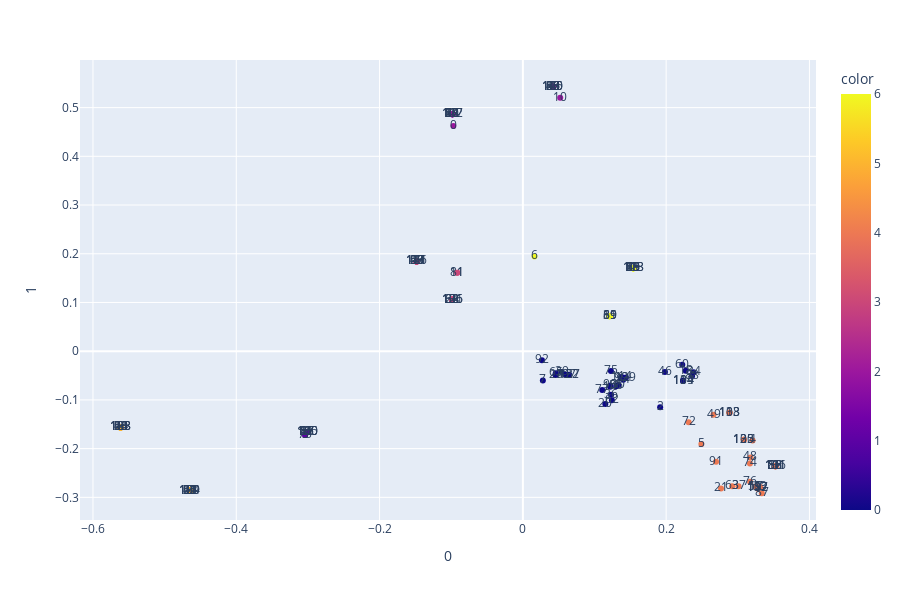
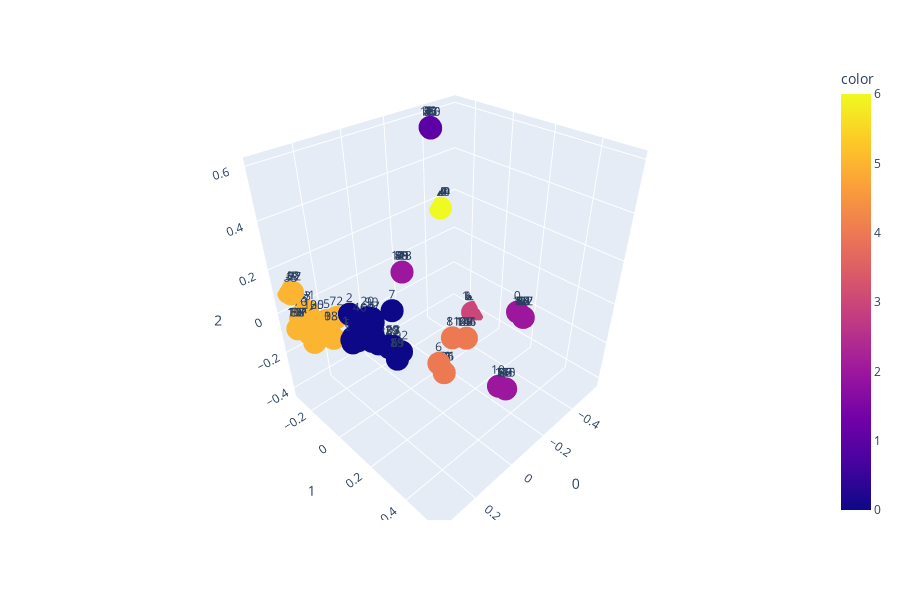

Write notebook code for charts like these, in order.
### Code cell
import plotly.express as px
import plotly.graph_objects as go

indices = [i for i, c in enumerate(corpus_lemmatized)]

# Cria um gráfico de dispersão com os dados de embeddings PCA 2D
fig = px.scatter(
  pca2_corpus_embeddings,  # Dados de embeddings PCA 2D
  x=0,  # Coluna para o eixo x
  y=1,  # Coluna para o eixo y
  color=labels_2D,  # Coluna para a cor dos pontos
  size_max=20,  # Tamanho máximo dos pontos
  height=600,  # Altura do gráfico
  text=indices  # Texto a ser exibido em cada ponto
)

# Exibe o gráfico
fig.show()

fig = px.scatter_3d(
  pca3_corpus_embeddings, x=0, y=1, z=2, color=labels_3D,
  size_max=40,
  height=600,
  text=indices)

fig.show()

### Figure 1 — Plotly figure (JSON) as saved in the notebook; plotly's stock layout.template omitted (floating-point values rounded to 4 significant figures; data arrays with more than 128 entries replaced by an {"elided": "..."} marker saying what was removed)
{"data": [{"hovertemplate": "0=%{x}<br>1=%{y}<br>text=%{text}<br>color=%{marker.color}<extra></extra>", "legendgroup": "", "marker": {"color": {"elided": "142 int values"}, "coloraxis": "coloraxis", "symbol": "circle"}, "mode": "markers+text", "name": "", "orientation": "v", "showlegend": false, "text": {"elided": "142 int values"}, "type": "scatter", "x": {"elided": "142 float values"}, "xaxis": "x", "y": {"elided": "142 float values"}, "yaxis": "y"}], "layout": {"coloraxis": {"colorbar": {"title": {"text": "color"}}, "colorscale": [[0, "#0d0887"], [0.1111, "#46039f"], [0.2222, "#7201a8"], [0.3333, "#9c179e"], [0.4444, "#bd3786"], [0.5556, "#d8576b"], [0.6667, "#ed7953"], [0.7778, "#fb9f3a"], [0.8889, "#fdca26"], [1, "#f0f921"]]}, "height": 600, "legend": {"tracegroupgap": 0}, "margin": {"t": 60}, "xaxis": {"anchor": "y", "domain": [0, 1], "title": {"text": "0"}}, "yaxis": {"anchor": "x", "domain": [0, 1], "title": {"text": "1"}}}}

### Figure 2 — Plotly figure (JSON) as saved in the notebook; plotly's stock layout.template omitted (floating-point values rounded to 4 significant figures; data arrays with more than 128 entries replaced by an {"elided": "..."} marker saying what was removed)
{"data": [{"hovertemplate": "0=%{x}<br>1=%{y}<br>2=%{z}<br>text=%{text}<br>color=%{marker.color}<extra></extra>", "legendgroup": "", "marker": {"color": {"elided": "142 int values"}, "coloraxis": "coloraxis", "symbol": "circle"}, "mode": "markers+text", "name": "", "scene": "scene", "showlegend": false, "text": {"elided": "142 int values"}, "type": "scatter3d", "x": {"elided": "142 float values"}, "y": {"elided": "142 float values"}, "z": {"elided": "142 float values"}}], "layout": {"coloraxis": {"colorbar": {"title": {"text": "color"}}, "colorscale": [[0, "#0d0887"], [0.1111, "#46039f"], [0.2222, "#7201a8"], [0.3333, "#9c179e"], [0.4444, "#bd3786"], [0.5556, "#d8576b"], [0.6667, "#ed7953"], [0.7778, "#fb9f3a"], [0.8889, "#fdca26"], [1, "#f0f921"]]}, "height": 600, "legend": {"tracegroupgap": 0}, "margin": {"t": 60}, "scene": {"domain": {"x": [0, 1], "y": [0, 1]}, "xaxis": {"title": {"text": "0"}}, "yaxis": {"title": {"text": "1"}}, "zaxis": {"title": {"text": "2"}}}}}
